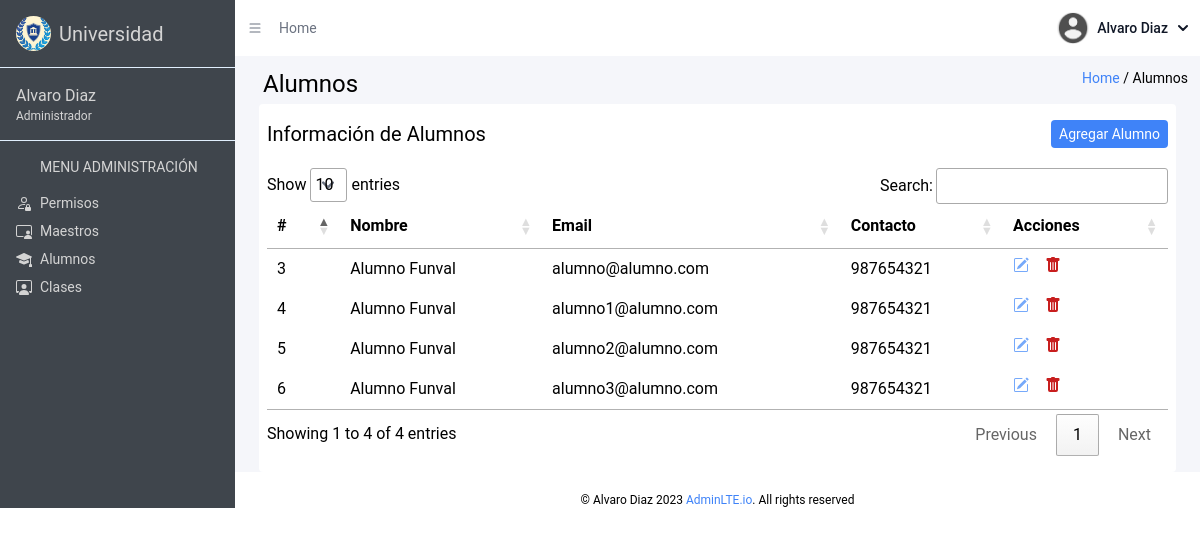
/view/admin_views/alumnos.php (signed in), run on an earlier commit of the app's database.
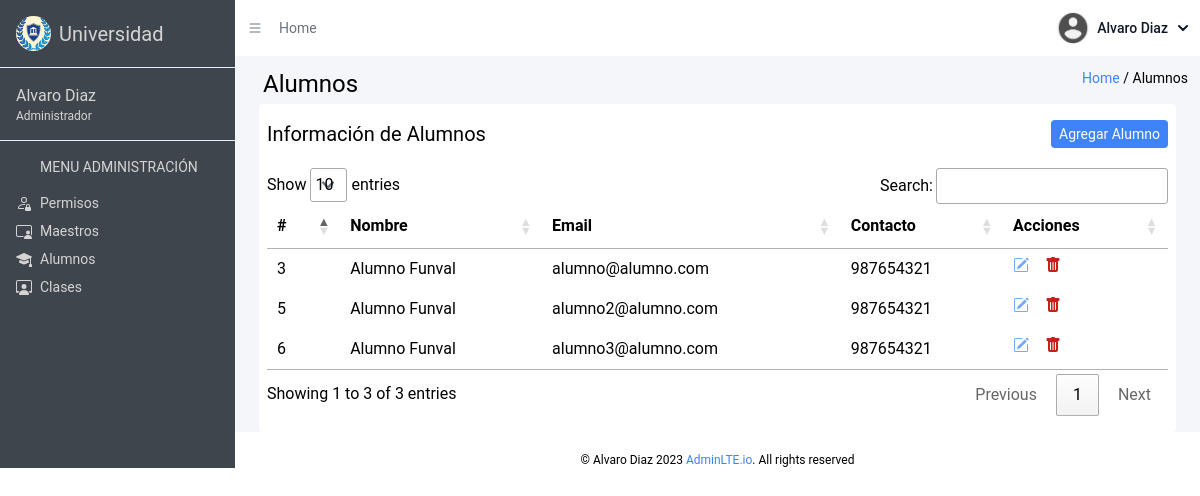
And on a later commit of the database.
### tables this page shows
CREATE TABLE `usuario` (
  `id` int(11) NOT NULL,
  `email` varchar(20) NOT NULL,
  `password` varchar(30) NOT NULL,
  `rol` int(11) NOT NULL DEFAULT 1,
  `nombre` varchar(20) NOT NULL,
  `apellido` varchar(20) NOT NULL,
  `contacto` int(11) NOT NULL,
  `estado` tinyint(1) DEFAULT 1
);

### view/admin_views/alumnos.php (the view, shortened to what the changed rows need)
<!DOCTYPE html>
<html lang="en">
<head>
  <link href="../../dist/output.css" rel="stylesheet">
  <link rel="stylesheet" href="https://cdn.datatables.net/1.13.6/css/jquery.dataTables.css" />
</head>
<body class="h-[100vh]">
  <div class="text-2xl flex h-full">
    <aside id="toggle-menu" class="menu w-[235px] min-w-[235px] text-sm bg-[#3f454c] text-neutral-300">
      <div class="logo p-4 flex gap-2 items-center border-b-[1px] border-solid border-blue-100">
        <h2 class="text-xl">Universidad</h2>
      </div>
    </aside>
    <main id="toggle-bg" class="w-full">
      <section class="bg-white flex items-center justify-between text-sm p-3 text-gray-500">
        <div href="#" class="flex gap-4 items-center">
          <h2>Home</h2>
        </div>
      </section>
      <section class="bg-[#F5F6FA] pb-0">
        <div class="title flex justify-between p-3 pb-0">
          <h2 class="text-2xl md:ml-4">Alumnos</h2>
          <div class="path text-sm">
          </div>
        </div>
        <div class="content text-xs mt-1 mx-2 py-2 overflow-x-auto md:text-sm md:px-2 md:py-4 bg-white rounded lg:text-base lg:mx-6">
          <div class="flex justify-between border-b-gray-500 mb-5">
            <h2 class="text-lg lg:text-xl">Información de Alumnos</h2>
            <button class="bg-blue-500 text-white rounded px-2 py-1 text-xs lg:text-sm" id="crear-maestro-btn">Agregar Alumno</button>
          </div>
          <table id="myTable" class="table table-auto">
            <thead class="">
              <tr>
                <th>#</th>
                <th>Nombre</th>
                <th>Email</th>
                <th>Contacto</th>
                <th>Acciones</th>
              </tr>
            </thead>
            <tbody>
                <?php
                include($_SERVER["DOCUMENT_ROOT"] . "/controller/conn.php");
                $sql = $conn->query("SELECT id, nombre, apellido, email, contacto FROM usuario WHERE rol='3' and estado=1");
                if($sql->num_rows > 0) {
                  while($datos = $sql->fetch_object()) {
                ?>
                <tr>
                  <td><?= $datos->id ?></td>
                  <td><?= $datos->nombre ?> <?= $datos->apellido ?></td>
                  <td><?= $datos->email?></td>
                  <td><?= $datos->contacto?></td>
                  <td class="flex gap-2 lg:gap-4 items-center justify-start">
                    <a href="#?id=<?= $datos->id?>" data-id=<?= $datos->id?> class="text-blue-400 flex justify-center editar-maestro-btn" data-email=<?= $datos->email ?> data-nombre=<?= $datos->nombre ?> data-apellido=<?= $datos->apellido ?>  data-contacto=<?= $datos->contacto ?>>
                    </a>
                    <button class="text-red-700 flex justify-center eliminar-btn" data-modal-target="popup-modal" data-modal-toggle="popup-modal" data-id=<?= $datos->id ?> type="button">
                    </button>
                  </td>
                </tr>
              <?php }
                }?>
            </tbody>
          </table>
        </div>
      </section>
    </main>
  </div>
</body>
</html>

What changed in the data, as far as the page shows it:
no longer on this page (row edited): usuario: id "4", nombre "Alumno", apellido "Funval", email "alumno1@alumno.com", contacto "987654321"
Also different on the page:
text written by a page script: "Show entries Search: Showing 1 to 4 of 4 entries Previous 1 Next" → "Show entries Search: Showing 1 to 3 of 3 entries Previous 1 Next"
